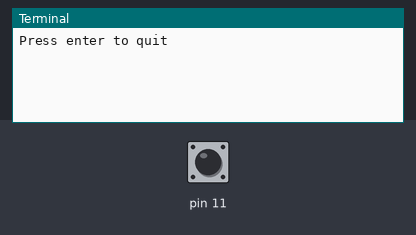
The program below on a simulated Raspberry Pi (header pin numbers). On the bench: the last lines printed to the terminal. The test bench sets the inputs (shaded band); at power-on: pin 11 LOW.

Above: at 1.2 s.
1.3 s: pin 11 pulled HIGH for 0.15 s
At 2.5 s:
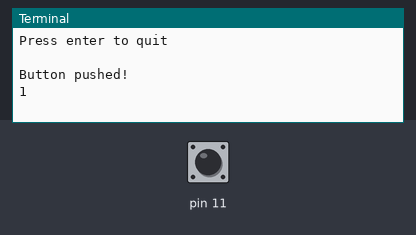
2.9 s: pin 11 pulled HIGH for 1 s
At 3.9 s:
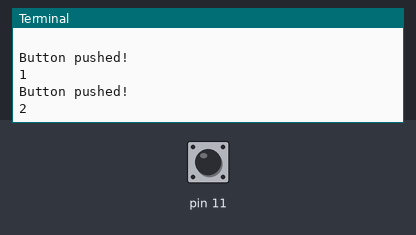
5.4 s: pin 11 pulled HIGH for 0.15 s
At 5.8 s:
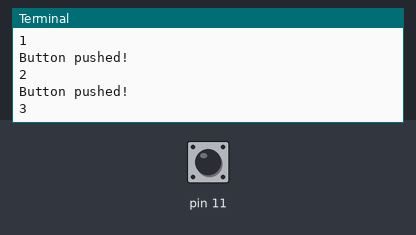

The program:

button.py
```python
import time
import RPi.GPIO as GPIO

counter = 0

def button_callback(channel):
    print("Button pushed!")
    global counter
    counter = counter + 1
    print(counter)
    time.sleep(1.5) #need to rewrite code to get input once instead of twice

GPIO.setmode(GPIO.BOARD)
GPIO.setup(11, GPIO.IN, pull_up_down=GPIO.PUD_DOWN)

GPIO.add_event_detect(11,GPIO.RISING,callback=button_callback)

message = input("Press enter to quit\n\n")

GPIO.cleanup()
```

Measured:
- after the input at 1.3 s, the terminal: prints a new line at once (image 1)
- after the input at 2.9 s, the terminal: prints a new line at once (image 2)
- after the input at 5.4 s, the terminal: prints a new line at once (image 3)
